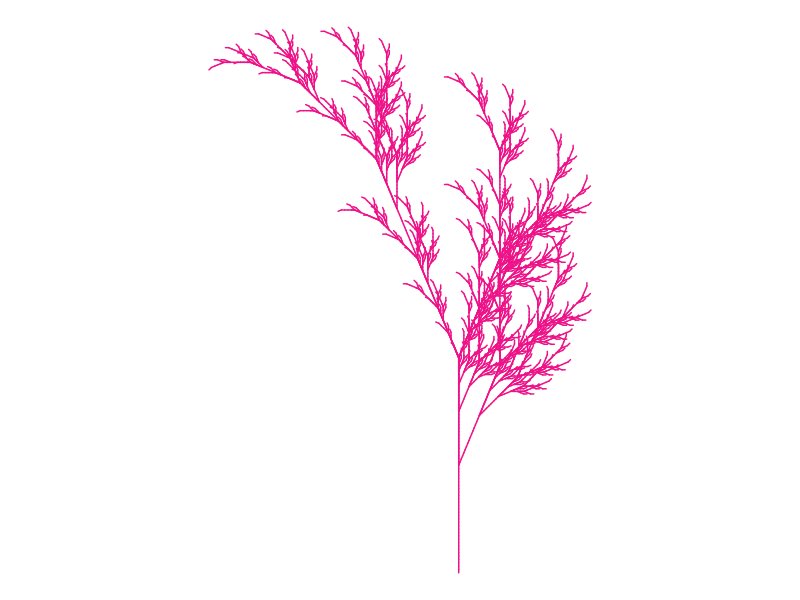

Source code (R):
## ---- chunk 1
#| warning: false
#| label: fig-black
#| fig-cap: "black Color"

# Install packages

# install.packages("gsubfn")
# install.packages("tidyverse")
library(gsubfn)
library(tidyverse)

# Define elements in plant art
# Each image corresponds to a different axiom, rules, angle and depth

# Leaf of Fall

axiom="X"
rules=list("X"="F-[[X]+X]+F[+FX]-X", "F"="FF")
angle=22.5
depth=6


for (i in 1:depth) axiom=gsubfn(".", rules, axiom)

actions=str_extract_all(axiom, "\\d*\\+|\\d*\\-|F|L|R|\\[|\\]|\\|") %>% unlist

status=data.frame(x=numeric(0), y=numeric(0), alfa=numeric(0))
points=data.frame(x1 = 0, y1 = 0, x2 = NA, y2 = NA, alfa=90, depth=1)


# Generating data
# Note: may take a minute or two

for (action in actions)
{
  if (action=="F")
  {
    x=points[1, "x1"]+cos(points[1, "alfa"]*(pi/180))
    y=points[1, "y1"]+sin(points[1, "alfa"]*(pi/180))
    points[1,"x2"]=x
    points[1,"y2"]=y
    data.frame(x1 = x, y1 = y, x2 = NA, y2 = NA,
               alfa=points[1, "alfa"],
               depth=points[1,"depth"]) %>% rbind(points)->points
  }
  if (action %in% c("+", "-")){
    alfa=points[1, "alfa"]
    points[1, "alfa"]=eval(parse(text=paste0("alfa",action, angle)))
  }
  if(action=="["){
    data.frame(x=points[1, "x1"], y=points[1, "y1"], alfa=points[1, "alfa"]) %>%
      rbind(status) -> status
    points[1, "depth"]=points[1, "depth"]+1
  }
  
  if(action=="]"){
    depth=points[1, "depth"]
    points[-1,]->points
    data.frame(x1=status[1, "x"], y1=status[1, "y"], x2=NA, y2=NA,
               alfa=status[1, "alfa"],
               depth=depth-1) %>%
      rbind(points) -> points
    status[-1,]->status
  }
}

ggplot() +
  geom_segment(aes(x = x1, y = y1, xend = x2, yend = y2),
               lineend = "round",
               color="deeppink2", # Set your own Fall color?
               data=na.omit(points)) +
  coord_fixed(ratio = 1) +
  theme_void() # No grid nor axes
